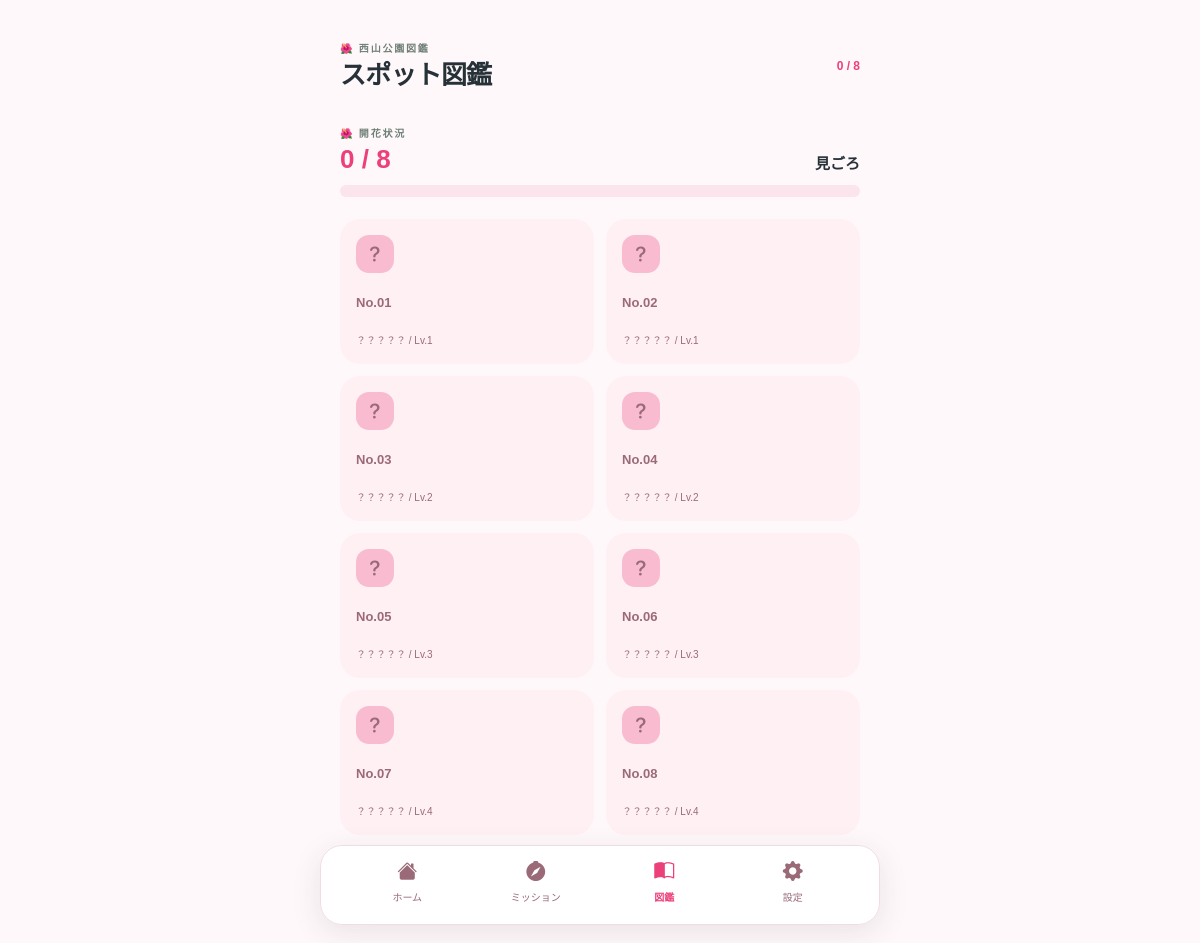
The app's page /collection (signed in) with its own data.
### models.py (models this page shows)
class Spot(db.Model):
    id = db.Column(db.Integer, primary_key=True)
    name = db.Column(db.String(120), nullable=False)
    lat = db.Column(db.Float, nullable=False)
    lng = db.Column(db.Float, nullable=False)
    hint = db.Column(db.Text, nullable=False)
    fact = db.Column(db.Text, nullable=False)
    category = db.Column(db.String(40), nullable=False)
    audio = db.Column(db.String(120), nullable=True)
    image = db.Column(db.String(120), nullable=True)
    difficulty = db.Column(db.Integer, nullable=False, default=1)
    discovery = db.relationship("Discovery", back_populates="spot", cascade="all, delete-orphan")

### routes/main.py (the view)
@main_bp.get("/collection")
@login_required
def collection():
    found_ids = discovered_ids()
    spots = Spot.query.order_by(Spot.difficulty.asc(), Spot.id.asc()).all()
    return render_template("collection.html", spots=spots, found_ids=found_ids)

### routes/main.py (called while the page is built)
def discovered_ids():
    user_id = session.get("user_id")
    if user_id is None:
        return set()
    return {item.spot_id for item in Discovery.query.filter_by(user_id=user_id).all()}

def login_required(view):
    @wraps(view)
    def wrapped(*args, **kwargs):
        if not session.get("user_id"):
            return redirect(url_for("main.login", next=request.path))
        return view(*args, **kwargs)
    return wrapped

### templates/collection.html (shortened to what this page needs)
{% extends 'base.html' %}
{% block content %}
<header class="topbar"><div><p class="eyebrow mb-1">🌺 西山公園図鑑</p><h1 class="page-title">スポット図鑑</h1></div><span class="collection-count">{{ found_ids|length }} / {{ spots|length }}</span></header><section class="collection-bloom"><div class="section-heading"><div><p class="eyebrow">🌺 開花状況</p><h2>{{ found_ids|length }} / {{ spots|length }}</h2></div><strong>見ごろ</strong></div><div class="bloom-gauge"><span style="width: {{ (found_ids|length / spots|length * 100)|round|int }}%"></span></div></section><div class="collection-grid">{% for spot in spots %}{% if spot.id in found_ids %}<a class="collection-tile found photo-tile" href="{{ url_for('main.spot_detail', spot_id=spot.id) }}" style="background-image: url('{{ url_for('static', filename='img/' ~ spot.image) }}')"><span class="tile-icon"><i class="bi bi-check2"></i></span><strong>{{ spot.name }}</strong><small>{{ spot.category }} / Lv.{{ spot.difficulty }}</small></a>{% else %}<div class="collection-tile locked"><span class="tile-icon"><i class="bi bi-question-lg"></i></span><strong>No.{{ '%02d'|format(spot.id) }}</strong><small>？？？？？ / Lv.{{ spot.difficulty }}</small></div>{% endif %}{% endfor %}</div>
{% endblock %}

### static/app.css (style rules this page uses)
:root { --primary:#EC407A;--primary-dark:#C2185B;--secondary:#F8BBD0;--accent:#E67E22;--green:#43A047;--panda:#E67E22;--sky:#64B5F6;--bg:#FFF8FA;--text:#263238;--muted:#708078;--line:#F1DCE3;--glass:rgba(255,255,255,.78) }
* { box-sizing:border-box }
body { margin:0;background:var(--bg);color:var(--text);font-family:'Noto Sans JP',sans-serif;font-size:15px }
.eyebrow { font-size:10px;letter-spacing:.18em;font-weight:900;color:var(--muted);margin:0 }
.topbar { display:flex;align-items:center;justify-content:space-between;min-height:52px;margin-bottom:30px }
.page-title { font-size:26px;font-weight:900;letter-spacing:-.03em;margin:0 }
.section-heading { display:flex;align-items:end;justify-content:space-between;margin-bottom:15px }
.section-heading h2 { font-size:19px;font-weight:900;margin:4px 0 0 }
.step-count,.collection-count { font-size:12px;font-weight:700;color:var(--primary) }
.collection-grid { display:grid;grid-template-columns:repeat(2,1fr);gap:12px }
.collection-tile { min-height:145px;padding:16px;border-radius:20px;display:flex;flex-direction:column;justify-content:space-between }
.collection-tile.locked { background:#FFF0F4;color:#9A6A78 }
.tile-icon { width:38px;height:38px;border-radius:13px;display:grid;place-items:center;font-size:20px }
.locked .tile-icon { background:#F8BBD0 }
.collection-tile strong { font-size:13px }
.collection-tile small { font-size:10px }

### static/brand.css (style rules this page uses)
:root { --primary:#EC407A;--primary-dark:#C2185B;--secondary:#F8BBD0;--accent:#E67E22;--green:#43A047;--panda:#E67E22;--sky:#64B5F6;--bg:#FFF8FA;--text:#263238;--muted:#708078;--line:#F1DCE3;--glass:rgba(255,255,255,.78);--azalea:#EC407A;--background:#FFF8FA }

### static/final-spec.css (style rules this page uses)
.bloom-gauge { height:12px;border-radius:20px;background:#FCE4EC;overflow:hidden }
.collection-grid { background:#FFF8FA }
.collection-tile.locked { background:#FFF0F4;color:#9A6A78 }
.collection-tile.locked .tile-icon { background:#F8BBD0;color:#9A6A78 }

### static/ver2.css (style rules this page uses)
.collection-bloom { padding:4px 0 22px }
.collection-bloom .section-heading { margin-bottom:10px }
.collection-bloom h2 { font-size:26px;color:#EC407A;margin:3px 0 0 }
.collection-grid { background:#FFF8FA }
.collection-tile.locked { background:#FFF0F4;color:#9A6A78 }
.collection-tile.locked .tile-icon { background:#F8BBD0;color:#9A6A78 }
.bloom-gauge { background:#FCE4EC;height:12px;border-radius:20px;overflow:hidden }

### records on screen
Spot: id "01", difficulty "1"
Spot: id "02", difficulty "1"
Spot: id "03", difficulty "2"
Spot: id "04", difficulty "2"
Spot: id "05", difficulty "3"
Spot: id "06", difficulty "3"
Spot: id "07", difficulty "4"
Spot: id "08", difficulty "4"

### other values on screen
{{ found_ids|length }} "0"
{{ spots|length }} "8"
